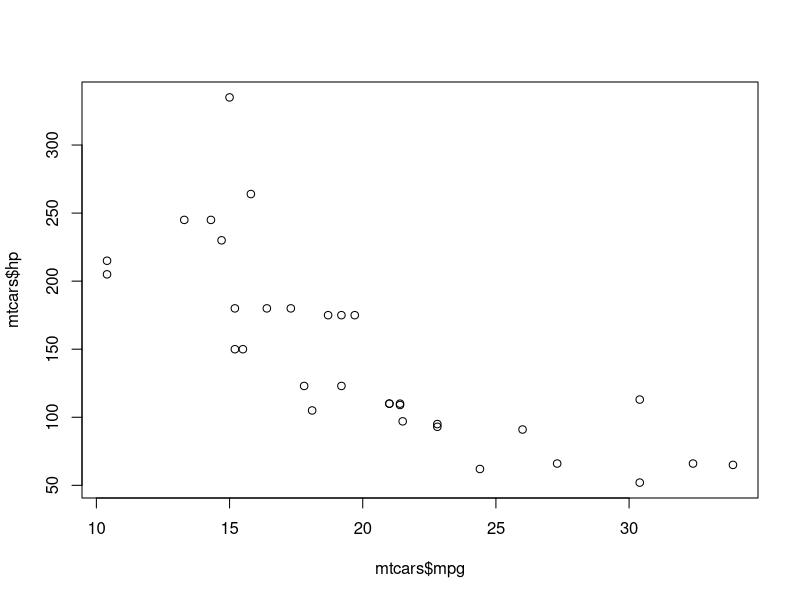
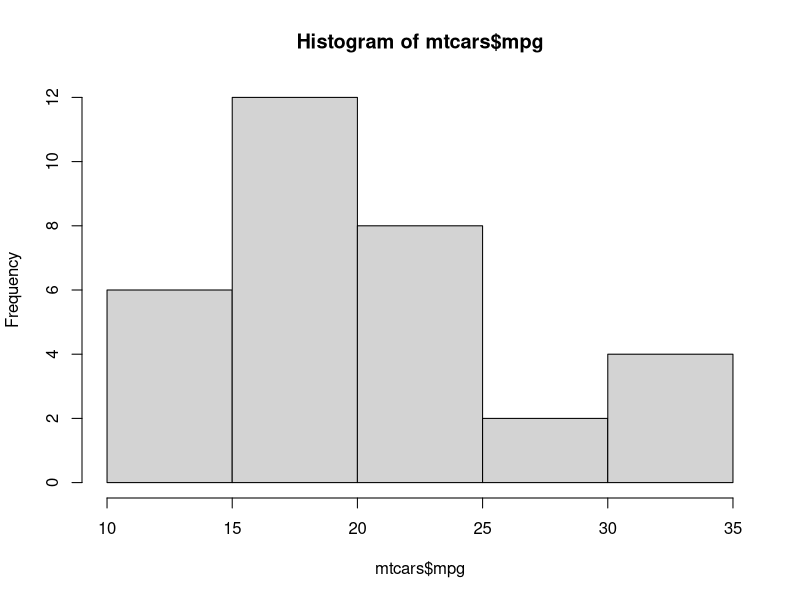
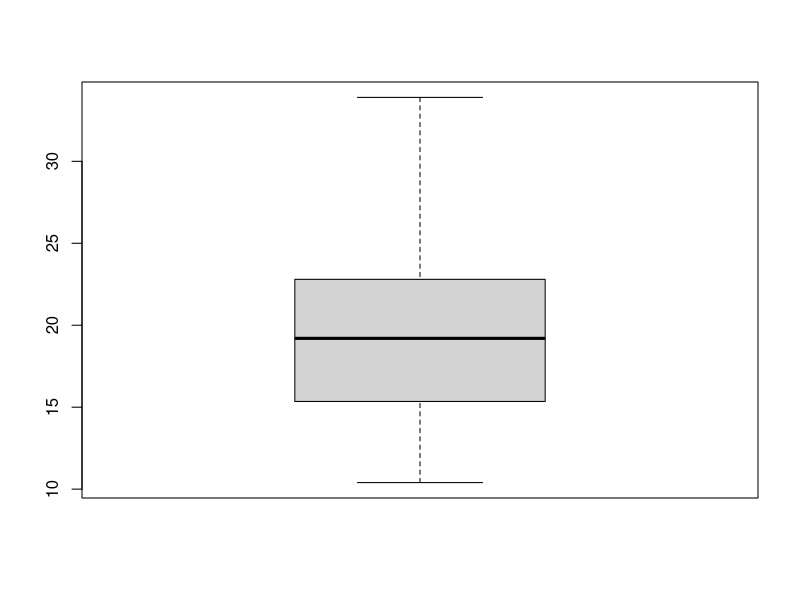
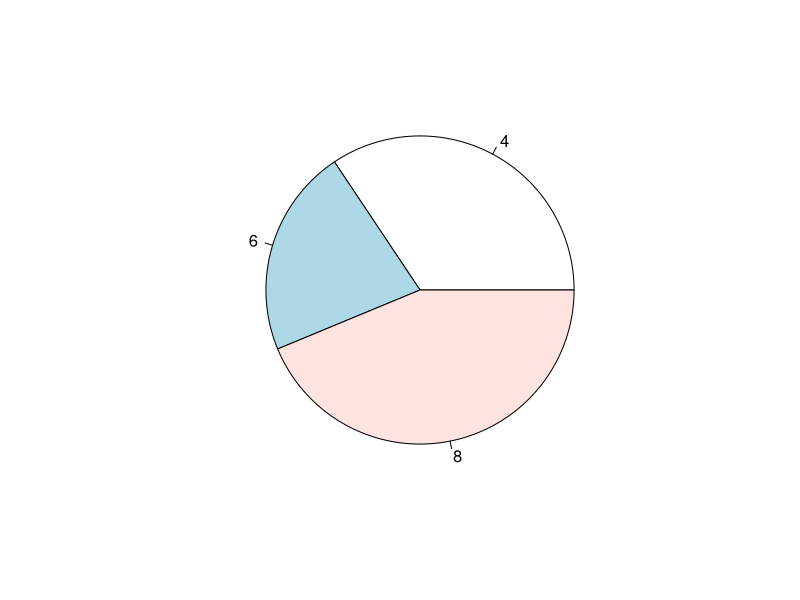
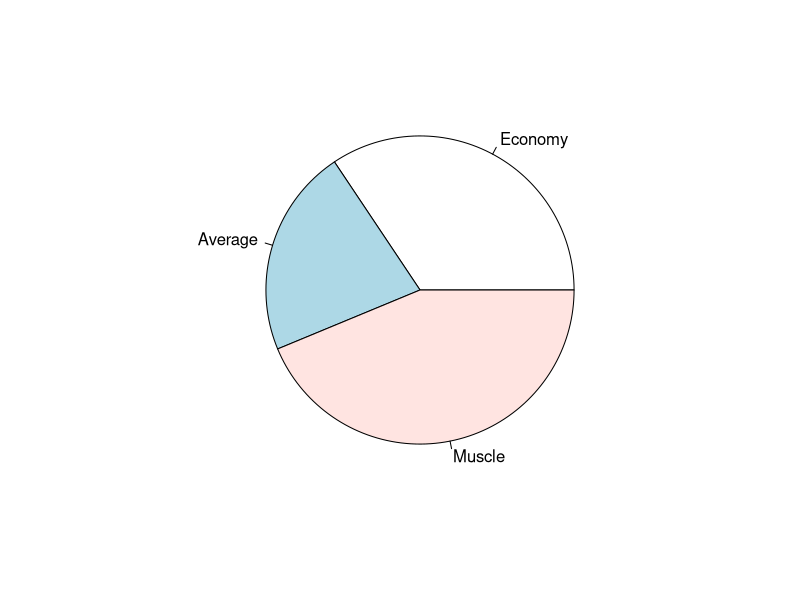
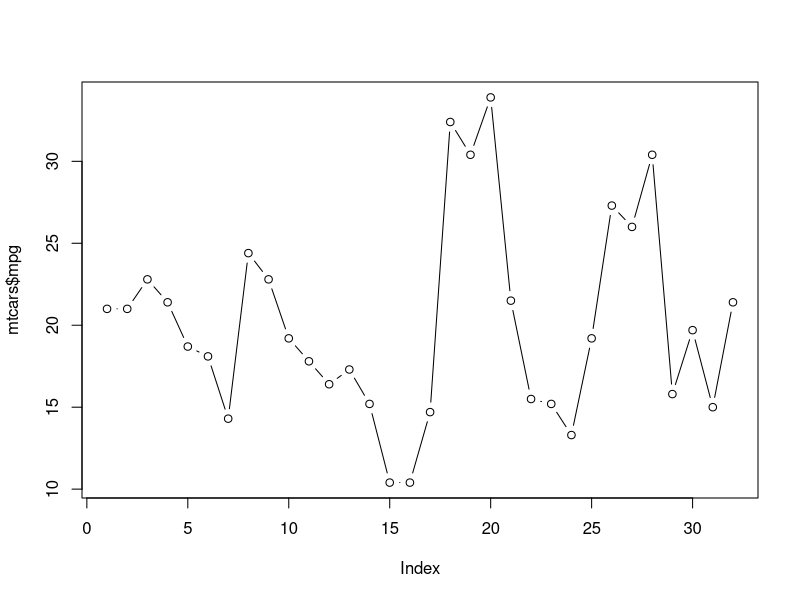
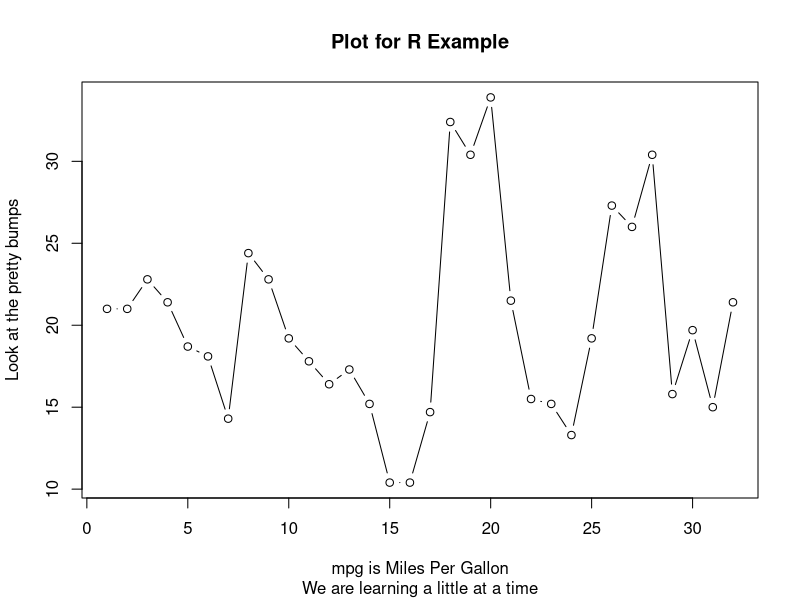
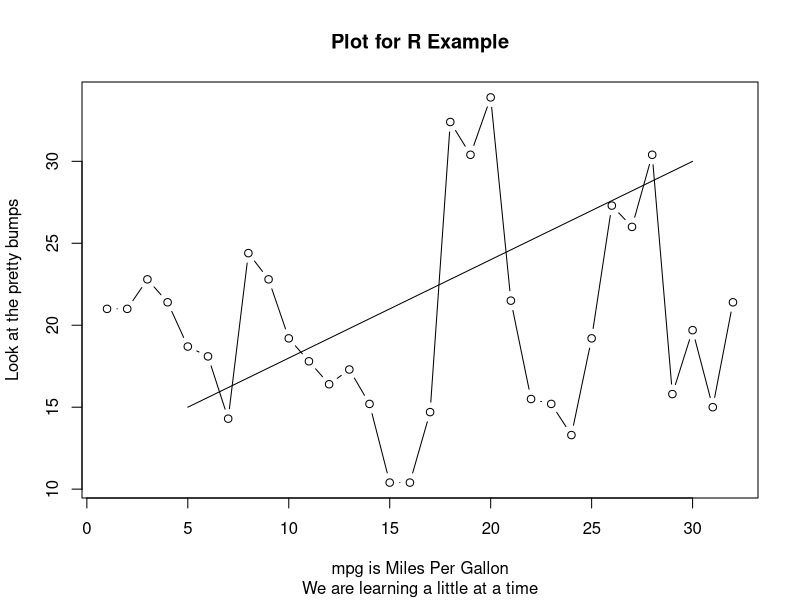

These charts were generated, in order, by the following R code:
# Copyright Mark Niemann-Ross, 2017
# Author: Mark Niemann-Ross. mark.niemannross@gmail.com
# LinkedIn: https://www.linkedin.com/in/markniemannross/
# Github: https://github.com/mnr
# More Learning: http://niemannross.com/link/mnratlil
# Description: Example file for plot

# documentation of plot()
?plot

# set up an x and y variable
my.X <- c(1:10)
my.Y <- seq(from=1, to=100,length.out = length(my.X))
data(mtcars)

# the simplest of all plots
plot(mtcars$mpg,mtcars$hp)
hist(mtcars$mpg)

boxplot(mtcars$mpg)
fivenum(mtcars$mpg)

pie(table(mtcars$cyl))
pie(table(mtcars$cyl),labels=c("Economy","Average","Muscle"))

# change the appearance of the plotted points
plot(mtcars$mpg,type = "b")

# setting the titles and labels
plot(mtcars$mpg,
     type = "b",
     main = "Plot for R Example",
     sub = "We are learning a little at a time",
     xlab="mpg is Miles Per Gallon",
     ylab="Look at the pretty bumps")

# adding another line to a plot
plot(mtcars$mpg,
     type = "b",
     main = "Plot for R Example",
     sub = "We are learning a little at a time",
     xlab="mpg is Miles Per Gallon",
     ylab="Look at the pretty bumps")
lines(c(5,30),c(15,30))
        
?lines # hint: this will tell you more about how to do lines

# another example of plot & line
plot(mtcars$mpg)
lines(c(5,30),c(15,30), type="o", pch=22, lty=2, col="red")

# You can also use functions as x and y arguments
some.values <- function(my.something) { 
  return(seq(from=1, to=100,length.out = length(my.something))^2)
  }
plot(mtcars$mpg,some.values(mtcars$mpg))

# ggplot2 is a very popular package from the tidyverse
# https://cran.r-project.org/web/packages/ggplot2/ggplot2.pdf

# related to ggplot2, look at qplot

# clever trick - put a plot in a function
plotThis <- function(lineX,lineY) {plot(mtcars$mpg,
     type = "b",
     main = "Plot for R Example",
     sub = "We are learning a little at a time",
     xlab="mpg is Miles Per Gallon",
     ylab="Look at the pretty bumps")
lines(lineX,lineY)
}
plotThis(c(5,30),c(15,30))
plotThis(c(15,30),c(15,40))
